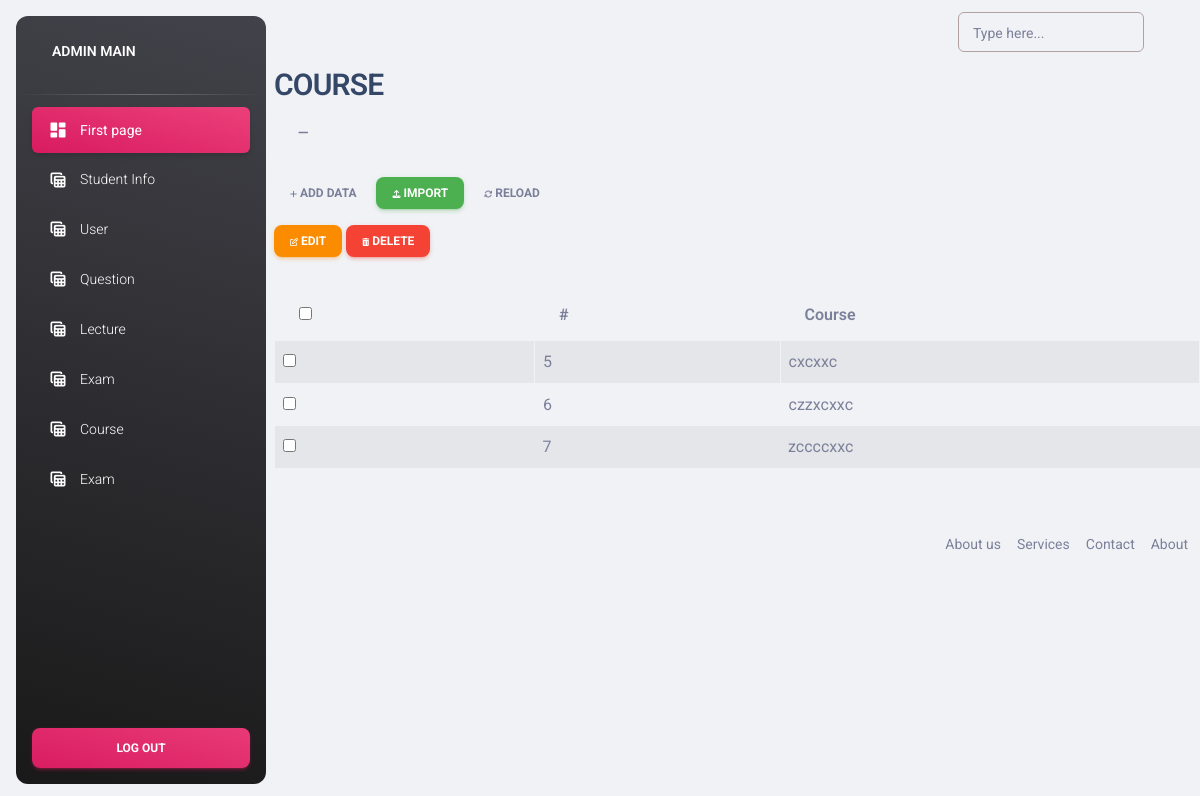
The page /admin/list_course.php (signed in) on the database its author committed.
### tables this page shows
CREATE TABLE `course` (
  `id` int(10) NOT NULL,
  `course_name` varchar(255) NOT NULL
);

### admin/list_course.php (the view, shortened to what this page needs)
<?php include('includes/headeradmin.php'); ?>
<?php include('../database/dbcon.php'); ?>
<div class="box">
    <div class="box-header with-border">
        <h3 class="box-title">COURSE</h3>
        <div class="box-tools pull-right">
            <button type="button" class="btn btn-box-tool" data-widget="collapse"><i class="fa fa-minus"></i></button>
        </div>
    </div>
    <div class="box-body">
        <div class="mt-2 mb-3">
            <a href="course.php" class="btn btn-sm btn-flat bg-blue"><i class="fa fa-plus"></i> Add Data</a>
            <a href="#" class="btn btn-sm btn-flat btn-success"><i class="fa fa-upload"></i> Import</a>
            <button type="button" onclick="reload_ajax()" class="btn btn-sm bg-maroon btn-flat btn-default"><i class="fa fa-refresh"></i> Reload</button>
            <div class="pull-right">
                <button onclick="bulk_edit()" class="btn btn-sm btn-flat btn-warning" type="button"><i class="fa fa-edit"></i> Edit</button>
                <button onclick="bulk_delete()" class="btn btn-sm btn-flat btn-danger" type="button"><i class="fa fa-trash"></i> Delete</button>
            </div>
        </div>
        <table id="matkul" class="w-100 table table-striped table-bordered table-hover">
            <thead>
                <tr>
                    <th><input type="checkbox" id="select-all-checkbox"></th>
                    <th>#</th>
                    <th>Course</th>
                         </tr>
            </thead>
            <tbody>
                <?php
                $sql = "SELECT * FROM course";
                $result = mysqli_query($con, $sql);
                while ($row = mysqli_fetch_assoc($result)) {
                ?>
                    <tr>
                        <td><input type="checkbox" class="checkbox-item" data-id="<?php echo $row['id']; ?>"></td>
                        <td><?php echo $row['id']; ?></td>
                        <td><?php echo $row['course_name']; ?></td>
                    </tr>
                <?php } ?>
            </tbody>
        </table>
    </div>
</div>
<?php include('includes/footer.php'); ?>

### rows shown on the page
course: id "5", course_name "cxcxxc"
course: id "6", course_name "czzxcxxc"
course: id "7", course_name "zccccxxc"
